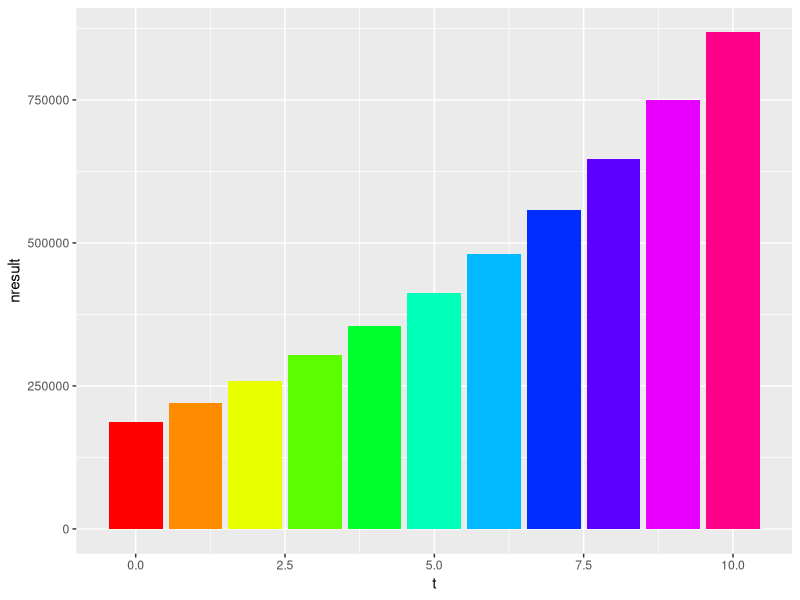
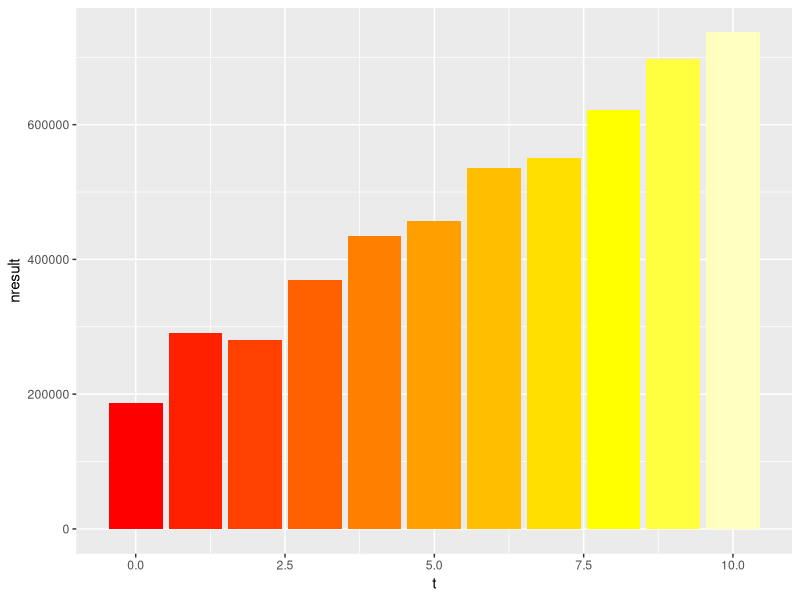

These charts were generated, in order, by the following R code:
## ---- chunk 1
# Turn off scientific notation
options(scipen=999)

# Define starting values
t <- 0
sales <- 1000000
varcosts <- sales * 0.7
fixcosts <- 50000
bresult <- sales - varcosts - fixcosts
taxes <- bresult * 0.25
nresult <- bresult - taxes

finres <- data.frame(t, sales, varcosts, fixcosts, bresult, taxes, nresult)
## ---- chunk 2
# Define a function for calculating growing end values
growthcalc <- function(startvalue, rate) {
  
  endvalue <- startvalue * (1 + rate)
  return(endvalue)
  
}

# Calculate a growing independend series and combine them in data frame
growth <- 0.15
inflation <- 0.012

for (s in c(1:10)) {
  
  t <- c(t, s)
  sales <- c(sales, growthcalc(sales[s], growth))
  fixcosts <- c(fixcosts, growthcalc(fixcosts[s], inflation))
  
}

finres <- data.frame(t, sales, fixcosts)

# Calculate dependend series
library(dplyr)
finres <- mutate(finres,
                 varcosts = sales * 0.7,
                 bresult = sales - varcosts - fixcosts,
                 taxes = bresult * 0.25,
                 nresult = bresult - taxes
                 )

# Plot series
library(ggplot2)
ggplot(finres, aes(x = t, y = nresult)) +
  geom_col(fill = rainbow(max(t)+1)) +
  theme(legend.position="none")
  
## ---- chunk 3
# Define starting values
t <- 0
sales <- 1000000
fixcosts <- 50000

# Calculate a growing independend series and combine them in data frame with uncertainty
stdevg <- 0.12
stdevi <- 0.003

for (s in c(1:10)) {
  
  t <- c(t, s)
  sales <- c(sales, growthcalc(sales[s], rnorm(1, mean = growth, sd = stdevg)))
  fixcosts <- c(fixcosts, growthcalc(fixcosts[s], rnorm(1, mean = inflation, sd = stdevg)))
  
}

finres.uncertain <- data.frame(t, sales, fixcosts)

# Calculate dependend series
finres.uncertain <- mutate(finres.uncertain,
                 varcosts = sales * 0.7,
                 bresult = sales - varcosts - fixcosts,
                 taxes = bresult * 0.25,
                 nresult = bresult - taxes
                 )

# Plot series
ggplot(finres.uncertain, aes(x = t, y = nresult)) +
  geom_col(fill = heat.colors(max(t)+1)) +
  theme(legend.position="none")

